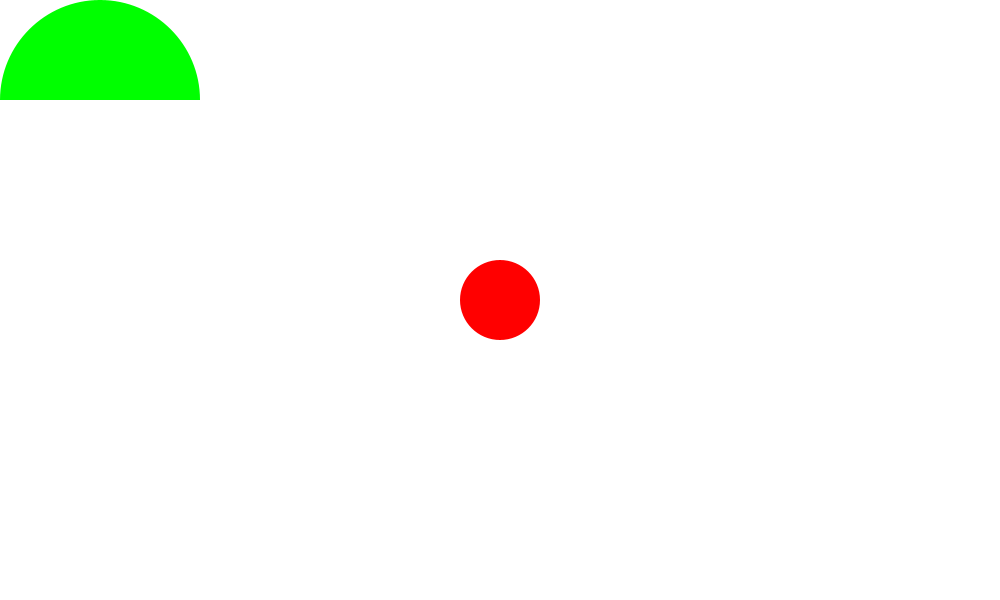
Frame 1 (no input)
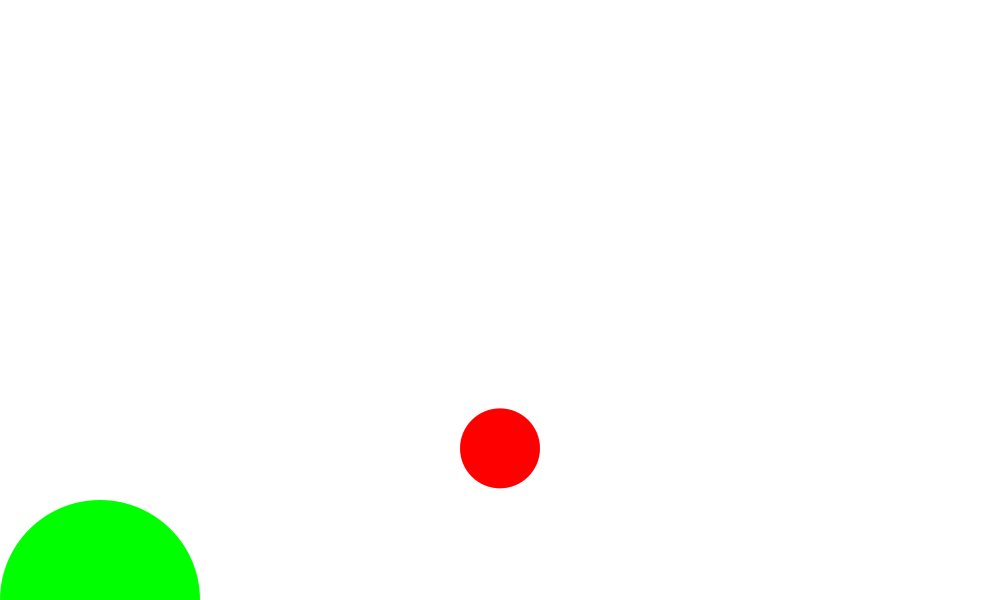
Frame 60 (the mouse pressed at the canvas centre just before this capture)
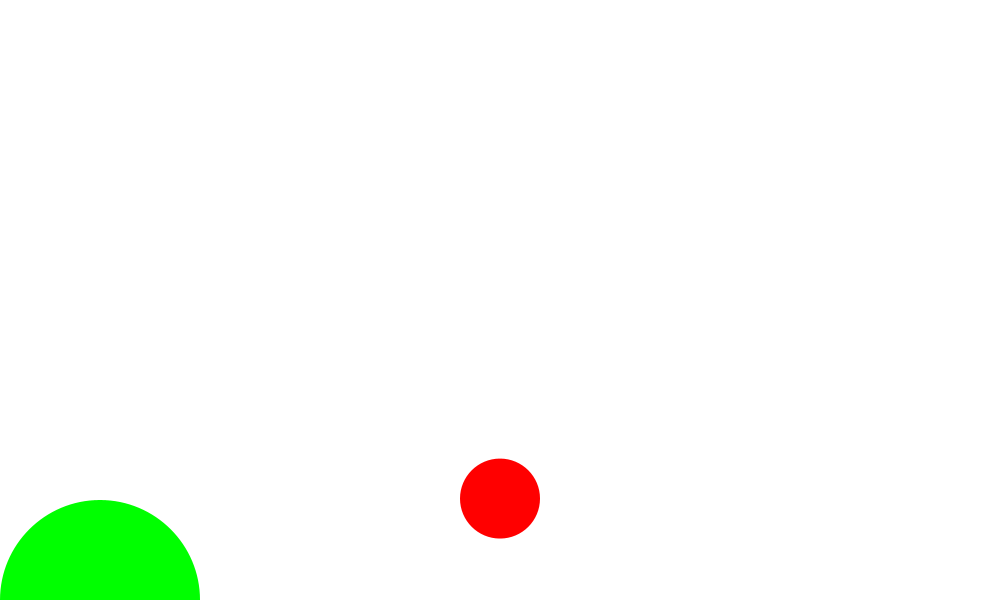
Frame 120 (the mouse held since frame 60 and released just before this capture)

The Processing sketch that drew these frames (run headless with seeded random() and noise(); from frame 60 on, the mouse is pressed at the canvas centre):

// Processing sketch: slime_soccer
// ── slime_soccer.pde
float g = 0.3;
ball b;
slime s;

void setup() {
  size(1000, 600);
  b = new ball();
  s = new slime();
}

void draw() {
  background(255);

  s.render();
  b.render();

  s.update();
  b.update();
}

void keyPressed() {
  if (key == 'w') {
    s.jump = true;
  }
  if (key == 'a') {
    s.moveLeft = true;
  }
  if (key == 'd') {
    s.moveRight = true;
  }
}

void keyReleased() {
  if (key == 'a') {
    s.moveLeft = false;
  }
  if (key == 'd') {
    s.moveRight = false;
  }
}

// ── ball.pde
class ball {
  PVector x, v;
  float r;

  ball() {
    x = new PVector(width/2,height/2);
    v = new PVector(0,0);
    r = 40;
  }

  void render() {
    noStroke();
    fill(255, 0, 0);
    ellipse(x.x, x.y, 2*r, 2*r);
  }

  void update() {
    if (dist(x.x, x.y, s.x.x, s.x.y) < r + s.r) {
      bounce(s);
    } else {
      v.mult(0.99);
      v.y += g;
    }
    
    if (x.y == 0) {
      v.mult(0.7);
    }
    
    v.limit(20);
    x.add(v);

    if (x.y + r > height) {
      x.y = height - r;
      v.y = -v.y;
    }
  }

  void bounce(slime s) {
    PVector n = PVector.sub(x, s.x);
    float distanceCor = r + s.r - n.mag();
    n.normalize();
    v.sub(PVector.mult(n, 2*PVector.dot(n, v)));
    x.add(n.setMag(distanceCor));
    x.add(s.v);
    v.mult(1.5);
  }
}

// ── slime.pde
class slime {
  PVector x, v;
  float r;
  boolean jump, moveLeft, moveRight;

  slime() {
    r = 100;
    x = new PVector(100, 100);
    v = new PVector(0, 0);
    jump = false;
    moveLeft = false;
    moveRight = false;
  }

  void render() {
    noStroke();
    fill(0, 255, 0);
    ellipse(x.x, x.y, 2*r, 2*r);
    fill(255);
    rect(x.x-r, x.y, 2*r, r);
  }

  void update() {
    v.y += g;
    
    if (moveLeft) {
      v.x += -8;
    }
    if (moveRight) {
      v.x += 8;
    }
    if (jump && x.y == height) {
      v.y = -10;
      jump = false;
    }

    x.add(v);

    if ( x.y > height) {
      x.y = height;
      v.y = 0;
    }

    v.x = 0;
  }
}
